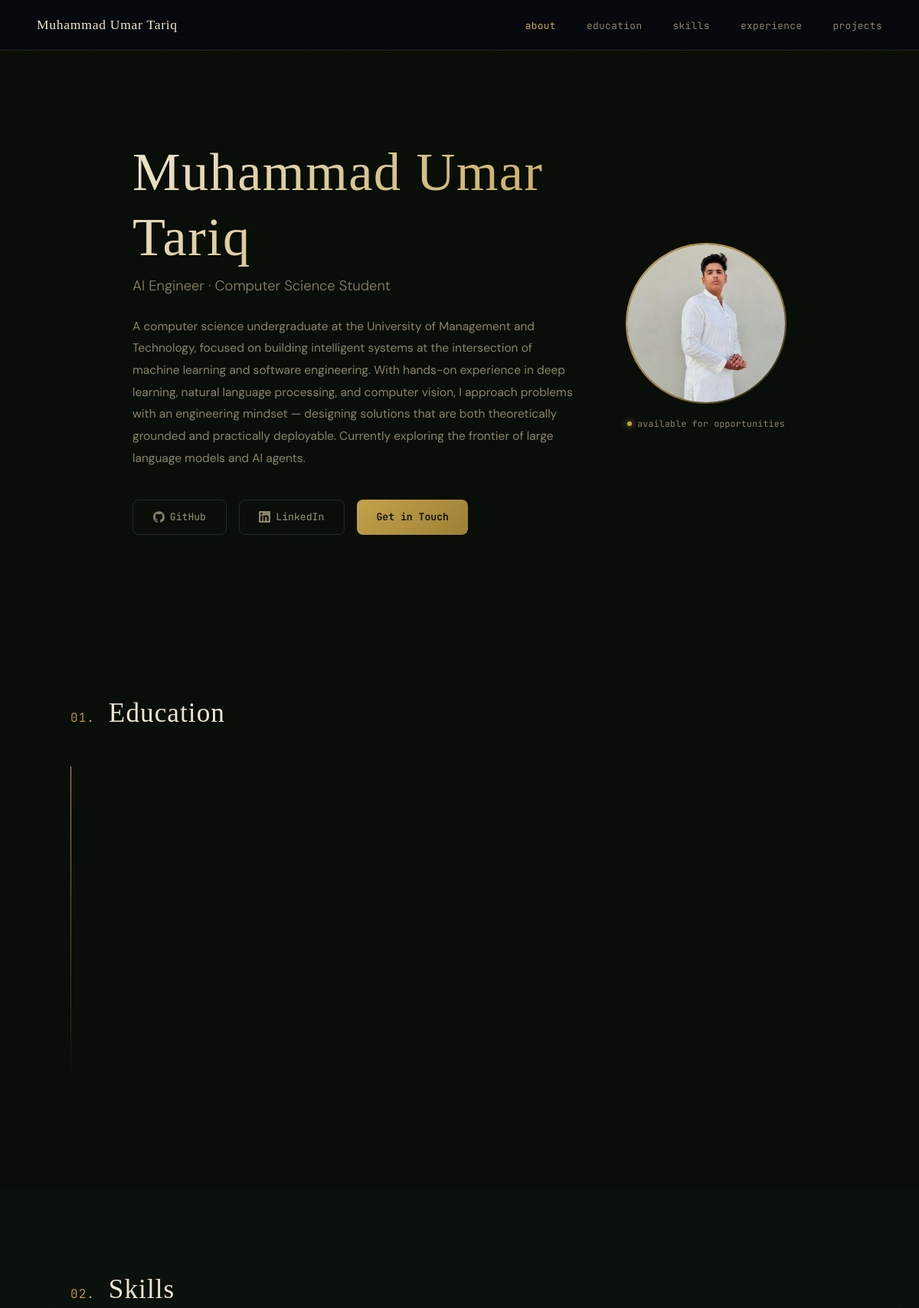
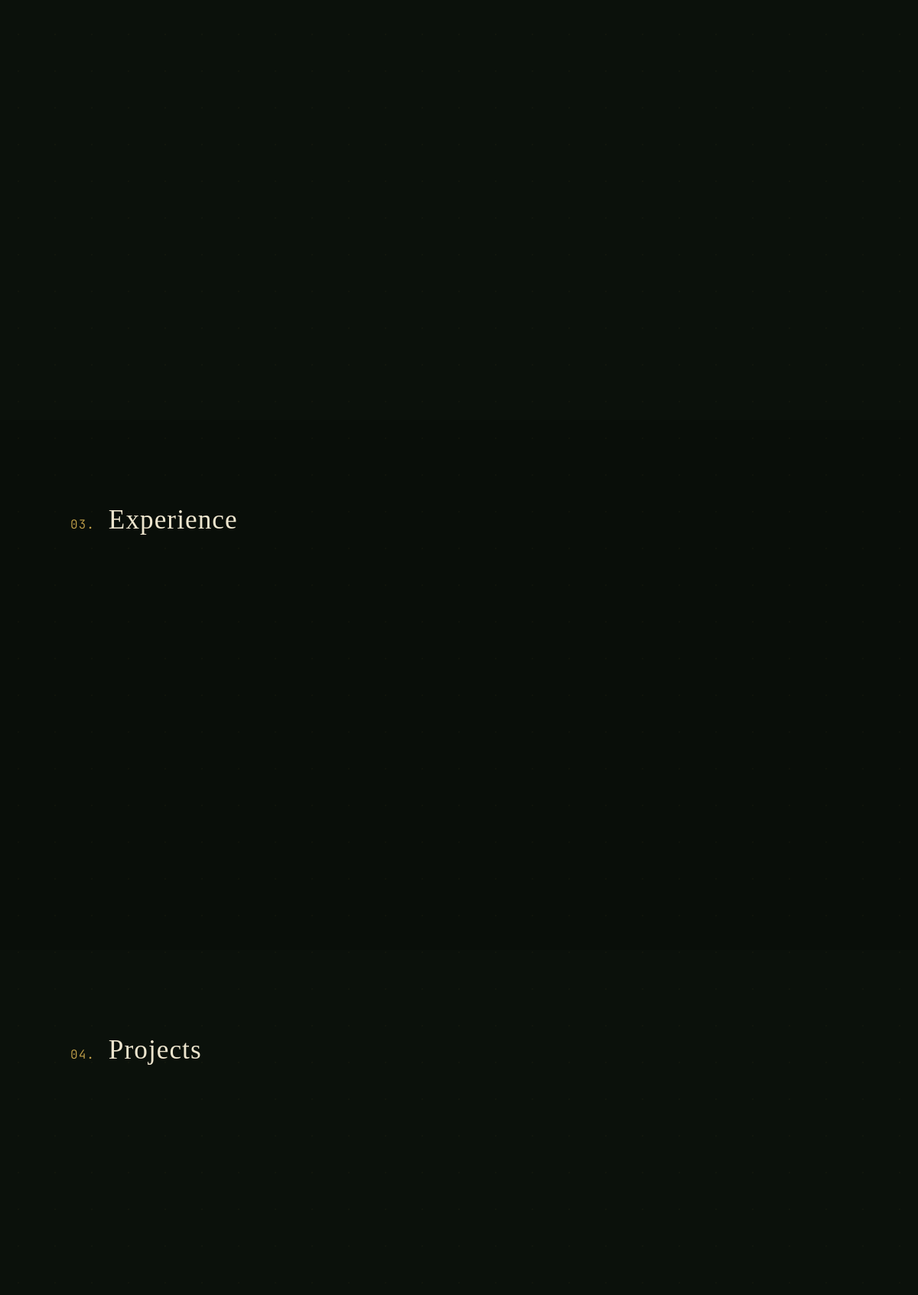
The page / (upper part) on the database its author committed (2 pictures, top to bottom).
### bio/models.py (models this page shows, shortened)
class Bio(models.Model):
    name        = models.CharField(max_length=100)
    title       = models.CharField(max_length=200)
    description = models.TextField()
    profile_picture = models.ImageField(upload_to='profile/', blank=True, null=True)
    email       = models.EmailField(blank=True)
    github      = models.URLField(blank=True)
    linkedin    = models.URLField(blank=True)
    class Meta:
        verbose_name_plural = 'Bio'

### bio/views.py (the view)
# urls.py: path('', views.index, name='index'),
def index(request):
    bio              = Bio.objects.first()
    education        = Education.objects.all().order_by('order')
    skill_categories = SkillCategory.objects.prefetch_related('skill_set').order_by('order')
    experience       = Experience.objects.all().order_by('order')
    projects         = Project.objects.all().order_by('order')
    return render(request, 'index.html', {
        'bio':              bio,
        'education':        education,
        'skill_categories': skill_categories,
        'experience':       experience,
        'projects':         projects,
    })

### projects/models.py (called while the page is built)
    def tech_list(self):
        return [t.strip() for t in self.tech_stack.split(',') if t.strip()]

### templates/index.html (shortened to what this page needs)
{% load static %}
<!DOCTYPE html>
<html lang="en">
<head>
  <link rel="stylesheet" href="{% static 'css/style.css' %}" />
</head>
<body>
  <nav class="navbar" id="navbar">
    <div class="nav-brand">
      <span class="brand-name">{{ bio.name }}</span>
    </div>
    <ul class="nav-links">
      <li><a href="#about">about</a></li>
      <li><a href="#education">education</a></li>
      <li><a href="#skills">skills</a></li>
      <li><a href="#experience">experience</a></li>
      <li><a href="#projects">projects</a></li>
    </ul>
  </nav>
  <section id="about" class="hero">
    <div class="container">
      <div class="hero-content">
        <div class="hero-text">
          <h1>{{ bio.name }}</h1>
          <p class="hero-tagline">{{ bio.title }}</p>
          <p class="hero-description">{{ bio.description }}</p>
          <div class="hero-links">
            {% if bio.github %}
            <a href="{{ bio.github }}" class="btn-outline" target="_blank" rel="noopener">
              GitHub
            </a>
            {% endif %}
            {% if bio.linkedin %}
            <a href="{{ bio.linkedin }}" class="btn-outline" target="_blank" rel="noopener">
              LinkedIn
            </a>
            {% endif %}
            {% if bio.email %}
            <a href="mailto:{{ bio.email }}" class="btn-primary">Get in Touch</a>
            {% endif %}
          </div>
        </div>
        <div class="hero-avatar">
          <div class="avatar-wrapper">
            <div class="avatar-inner">
              {% if bio.profile_picture %}
              <img src="{{ bio.profile_picture.url }}" alt="{{ bio.name }}" />
              {% else %}
              <span class="avatar-initials">{{ bio.name|slice:":2"|upper }}</span>
              {% endif %}
            </div>
          </div>
          <div class="avatar-label mono">
            <span class="dot"></span> available for opportunities
          </div>
        </div>
      </div>
    </div>
  </section>
  <section id="education" class="section">
    <div class="container">
      <h2 class="section-title"><span class="mono accent">01.</span> Education</h2>
      <div class="timeline">
      </div>
    </div>
  </section>
  <section id="skills" class="section section-alt">
    <div class="container">
      <h2 class="section-title"><span class="mono accent">02.</span> Skills</h2>
      <div class="skills-grid">
      </div>
    </div>
  </section>
  <section id="experience" class="section">
    <div class="container">
      <h2 class="section-title"><span class="mono accent">03.</span> Experience</h2>
      <div class="exp-list">
      </div>
    </div>
  </section>
  <section id="projects" class="section section-alt">
    <div class="container">
      <h2 class="section-title"><span class="mono accent">04.</span> Projects</h2>
      <div class="projects-grid">
      </div>
    </div>
  </section>
</body>
</html>

### rows shown on the page
Bio: name "Muhammad Umar Tariq", title "AI Engineer · Computer Science Student", description "A computer science undergraduate at the University of Management and Technology, focused on building intelligent systems at the intersection of machine learning and software engineering. With hands-on experience in deep learning, natural language processing, and computer vision, I approach problems with an engineering mindset — designing solutions that are both theoretically grounded and practically deployable. Currently exploring the frontier of large language models and AI agents.", profile_picture (picture)
